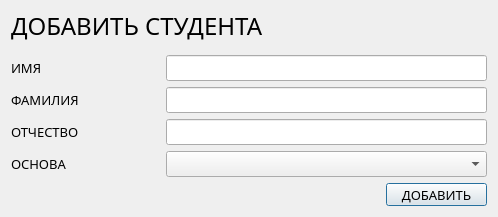
<?xml version="1.0" encoding="UTF-8"?>
<ui version="4.0">
 <class>Dialog</class>
 <widget class="QDialog" name="Dialog">
  <property name="geometry">
   <rect>
    <x>0</x>
    <y>0</y>
    <width>498</width>
    <height>217</height>
   </rect>
  </property>
  <property name="minimumSize">
   <size>
    <width>498</width>
    <height>217</height>
   </size>
  </property>
  <property name="windowTitle">
   <string>Dialog</string>
  </property>
  <layout class="QVBoxLayout" name="verticalLayout">
   <item>
    <widget class="QLabel" name="label_head">
     <property name="minimumSize">
      <size>
       <width>0</width>
       <height>30</height>
      </size>
     </property>
     <property name="font">
      <font>
       <family>Google Sans</family>
       <pointsize>18</pointsize>
      </font>
     </property>
     <property name="text">
      <string>ДОБАВИТЬ СТУДЕНТА</string>
     </property>
    </widget>
   </item>
   <item>
    <spacer name="verticalSpacer">
     <property name="orientation">
      <enum>Qt::Vertical</enum>
     </property>
     <property name="sizeHint" stdset="0">
      <size>
       <width>20</width>
       <height>40</height>
      </size>
     </property>
    </spacer>
   </item>
   <item>
    <layout class="QHBoxLayout" name="horizontalLayout">
     <item>
      <widget class="QLabel" name="label_discipline">
       <property name="minimumSize">
        <size>
         <width>149</width>
         <height>23</height>
        </size>
       </property>
       <property name="maximumSize">
        <size>
         <width>149</width>
         <height>23</height>
        </size>
       </property>
       <property name="font">
        <font>
         <family>Google Sans</family>
         <pointsize>10</pointsize>
        </font>
       </property>
       <property name="text">
        <string>ИМЯ</string>
       </property>
      </widget>
     </item>
     <item>
      <widget class="QLineEdit" name="line_edit_fname">
       <property name="font">
        <font>
         <family>Google Sans</family>
         <pointsize>10</pointsize>
        </font>
       </property>
      </widget>
     </item>
    </layout>
   </item>
   <item>
    <layout class="QHBoxLayout" name="horizontalLayout_2">
     <item>
      <widget class="QLabel" name="label_discipline_2">
       <property name="minimumSize">
        <size>
         <width>149</width>
         <height>23</height>
        </size>
       </property>
       <property name="maximumSize">
        <size>
         <width>149</width>
         <height>23</height>
        </size>
       </property>
       <property name="font">
        <font>
         <family>Google Sans</family>
         <pointsize>10</pointsize>
        </font>
       </property>
       <property name="text">
        <string>ФАМИЛИЯ</string>
       </property>
      </widget>
     </item>
     <item>
      <widget class="QLineEdit" name="line_edit_lname">
       <property name="font">
        <font>
         <family>Google Sans</family>
         <pointsize>10</pointsize>
        </font>
       </property>
      </widget>
     </item>
    </layout>
   </item>
   <item>
    <layout class="QHBoxLayout" name="horizontalLayout_3">
     <item>
      <widget class="QLabel" name="label_discipline_3">
       <property name="minimumSize">
        <size>
         <width>149</width>
         <height>23</height>
        </size>
       </property>
       <property name="maximumSize">
        <size>
         <width>149</width>
         <height>23</height>
        </size>
       </property>
       <property name="font">
        <font>
         <family>Google Sans</family>
         <pointsize>10</pointsize>
        </font>
       </property>
       <property name="text">
        <string>ОТЧЕСТВО</string>
       </property>
      </widget>
     </item>
     <item>
      <widget class="QLineEdit" name="line_edit_llname">
       <property name="font">
        <font>
         <family>Google Sans</family>
         <pointsize>10</pointsize>
        </font>
       </property>
      </widget>
     </item>
    </layout>
   </item>
   <item>
    <layout class="QHBoxLayout" name="horizontalLayout_4">
     <item>
      <widget class="QLabel" name="label_discipline_4">
       <property name="minimumSize">
        <size>
         <width>149</width>
         <height>23</height>
        </size>
       </property>
       <property name="maximumSize">
        <size>
         <width>149</width>
         <height>23</height>
        </size>
       </property>
       <property name="font">
        <font>
         <family>Google Sans</family>
         <pointsize>10</pointsize>
        </font>
       </property>
       <property name="text">
        <string>ОСНОВА</string>
       </property>
      </widget>
     </item>
     <item>
      <widget class="QComboBox" name="combo_box_discioline">
       <property name="font">
        <font>
         <family>Google Sans</family>
         <pointsize>10</pointsize>
        </font>
       </property>
      </widget>
     </item>
    </layout>
   </item>
   <item>
    <layout class="QHBoxLayout" name="horizontalLayout_5">
     <item>
      <spacer name="horizontalSpacer">
       <property name="orientation">
        <enum>Qt::Horizontal</enum>
       </property>
       <property name="sizeHint" stdset="0">
        <size>
         <width>40</width>
         <height>20</height>
        </size>
       </property>
      </spacer>
     </item>
     <item>
      <widget class="QPushButton" name="button_ok">
       <property name="minimumSize">
        <size>
         <width>101</width>
         <height>23</height>
        </size>
       </property>
       <property name="font">
        <font>
         <family>Google Sans</family>
         <pointsize>10</pointsize>
        </font>
       </property>
       <property name="text">
        <string>ДОБАВИТЬ</string>
       </property>
      </widget>
     </item>
    </layout>
   </item>
  </layout>
 </widget>
 <resources/>
 <connections/>
</ui>
